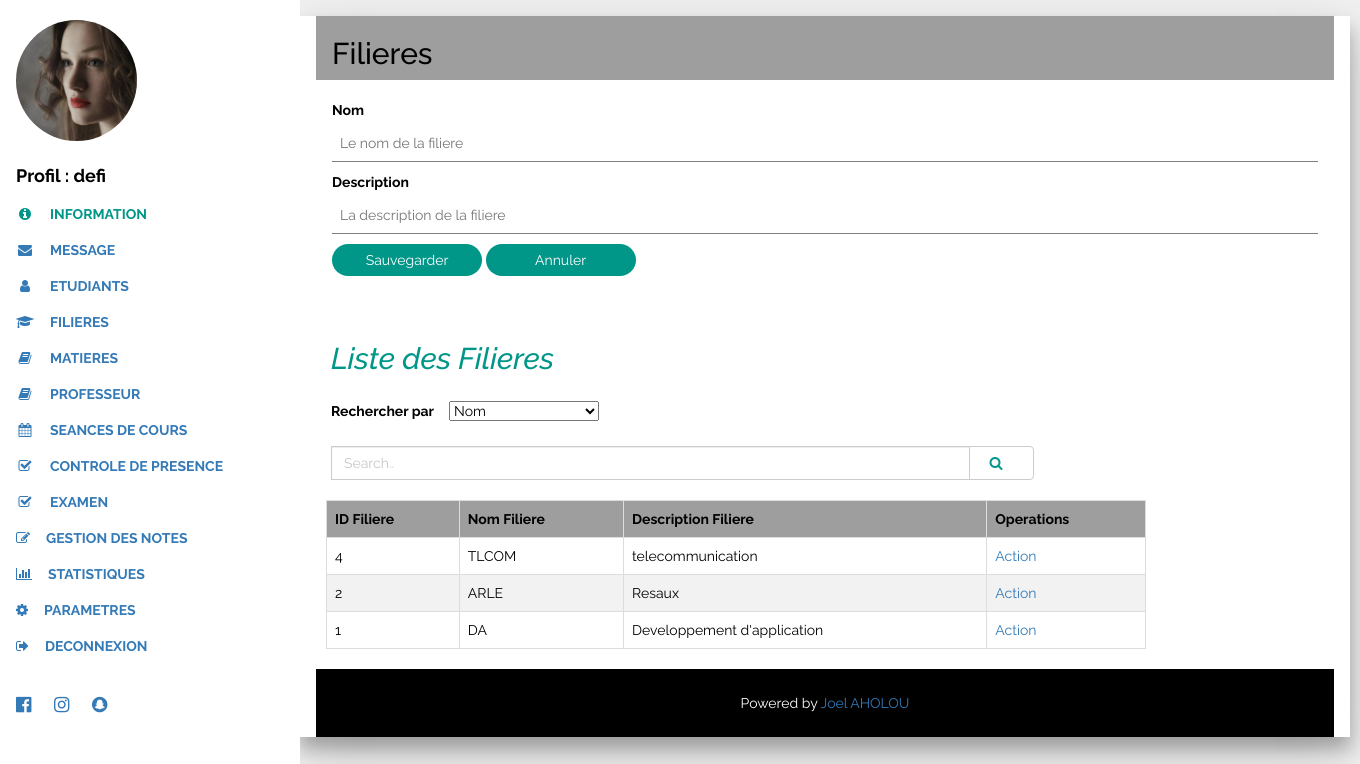
The app's page /index_etablissement_filiere.php?id=1 with its own data.
### tables this page shows
CREATE TABLE IF NOT EXISTS `etablissement` (
`id` int(11) NOT NULL,
  `pseudo` varchar(20) NOT NULL,
  `mail` varchar(60) NOT NULL,
  `motdepasse` varchar(90) NOT NULL
);

CREATE TABLE IF NOT EXISTS `filiere` (
`CodeFil` int(11) NOT NULL,
  `NomFil` varchar(100) DEFAULT NULL,
  `Desc_f` text NOT NULL
);

### index_etablissement_filiere.php (the view, shortened to what this page needs)
<?php
  $bdd = new PDO('mysql:host=127.0.0.1; dbname=scolarite1','root', '');
if (isset($_GET['id']))
  {
    $getid = intval($_GET['id']);
    $requser = $bdd->prepare('SELECT * FROM etablissement WHERE id = ? ');
    $requser->execute(array($getid));
    $userinfo=$requser->fetch();
?>
<!DOCTYPE html>
<html>
<link rel="stylesheet" href="w3.css">
<link rel="stylesheet" href="font-awesome.min.css">
<link rel="stylesheet" href="bootstrap.min.css">
<body class="w3-light-grey w3-content" style="max-width:1600px">
<nav class="w3-sidenav w3-collapse w3-white w3-animate-left" style="z-index:3;width:300px;" id="mySidenav"><br>
  <div class="w3-container">
    <img src="w3images/avatar_g2.jpg" style="width:45%;" class="w3-circle"><br><br>
    <h4 class="w3-padding-0"><b>Profil : <?php echo $userinfo['pseudo']; ?></b></h4>
	 <?php
                  if (isset($_SESSION['id']) AND $userinfo['id'] == $_SESSION['id']) {
                    ?>
  </div>
  <a href="#portfolio" onclick="w3_close()" class="w3-padding w3-text-teal"><i class="fa fa fa-info-circle fa-fw w3-margin-right"></i>INFORMATION</a>
  <a href="#about" onclick="w3_close()" class="w3-padding"><i class="fa fa-envelope fa-fw w3-margin-right"></i>MESSAGE</a>
	<a href="index_etablissement_etudiant.php?id=<?php echo ($_SESSION['id']);?>" onclick="w3_close()" class="w3-padding"><i class="fa  fa fa-user fa-fw w3-margin-right"></i>ETUDIANTS</a>
	<a href="index_etablissement_filiere.php?id=<?php echo ($_SESSION['id']);?>" onclick="w3_close()" class="w3-padding"><i class="fa  fa-mortar-board fa-fw w3-margin-right"></i>FILIERES</a>
	<a href="index_etablissement_matiere.php?id=<?php echo ($_SESSION['id']);?>" onclick="w3_close()" class="w3-padding"><i class="fa  fa fa-book fa-fw w3-margin-right"></i>MATIERES</a>
	<a href="index_etablissement_professeur.php?id=<?php echo ($_SESSION['id']);?>" onclick="w3_close()" class="w3-padding"><i class="fa  fa fa-book fa-fw w3-margin-right"></i>PROFESSEUR</a>
	<a href="index_etablissement_cours.php?id=<?php echo ($_SESSION['id']);?>" onclick="w3_close()" class="w3-padding"><i class="fa  fa fa-calendar fa-fw w3-margin-right"></i>SEANCES DE COURS</a>
   <a href="#" onclick="w3_close()" class="w3-padding"><i class="fa  fa fa-check-square-o fa-fw w3-margin-right"></i>CONTROLE DE PRESENCE</a>
   <a href="index_etablissement_type_examen.php?id=<?php echo ($_SESSION['id']); ?>" onclick="w3_close()" class="w3-padding"><i class="fa  fa fa-check-square-o fa-fw w3-margin-right"></i>EXAMEN</a>
   <a href="#" onclick="w3_close()" class="w3-padding"><i class="fa fa fa-edit w3-margin-right"></i>GESTION DES NOTES</a>
   <a href="#" onclick="w3_close()" class="w3-padding"><i class="fa fa fa-bar-chart-o w3-margin-right"></i>STATISTIQUES</a>
   <a href="#" onclick="w3_close()" class="w3-padding"><i class="fa fa fa-cog w3-margin-right"></i>PARAMETRES</a>
   <a href="deconnexion.php" onclick="w3_close()" class="w3-padding"><i class="fa fa fa-sign-out w3-margin-right"></i>DECONNEXION</a>
  <div class="w3-section w3-padding-top w3-large">
    <a href="#" class="w3-hover-white w3-hover-text-indigo w3-show-inline-block"><i class="fa fa-facebook-official"></i></a>
    <a href="#" class="w3-hover-white w3-hover-text-purple w3-show-inline-block"><i class="fa fa-instagram"></i></a>
    <a href="#" class="w3-hover-white w3-hover-text-yellow w3-show-inline-block"><i class="fa fa-snapchat"></i></a>
    <?php
                    }
                    ?>
  </div>
</nav>
<div class="w3-main" style="margin-left:300px">
  <div class="w3-panel w3-card-12 w3-margin-bottom w3-white" style="width:1050px;">
		<div class="w3-container w3-grey">
  <h2>Filieres</h2>
</div>
<br/>
<form class="w3-container" method="POST" action="" >
  <p>
              <label for="nom" >Nom</label>
              <input class="w3-input "  autocomplete="off" type="text" value="<?php if (isset($nom)) { echo $nom; } ?>" placeholder="Le nom de la filiere" id="nom" name="nom"></p>
              <p>
              <label for="des" >Description</label>
              <input class="w3-input" type="text"  value="<?php if (isset($des)) { echo $des; } ?>" autocomplete="off" placeholder="La description de la filiere" id="des" name="des"  ></p>
  <p><button type="sumit" name="forminscription" class="w3-btn w3-teal w3-round-xxlarge">Sauvegarder</button>
  <button type="reset" class="w3-btn w3-teal w3-round-xxlarge">Annuler</button></p>
</form><br/>
  <h2 class="w3-text-teal w3-padding-16" style="margin-left:15px;"><i>Liste des Filieres</i></h2>
  <?php
    $bdd = new PDO('mysql:host=127.0.0.1; dbname=scolarite1','root', '');
      $_select = $bdd->prepare("SELECT * FROM filiere order by Codefil desc");
    $_select->execute();
    ?>
	<form method="POST" action="">
  <div class="input-group">
  <label for="choix" style="margin-left:15px;">Rechercher par </label>
    <select class=""  style="width:150px; margin-left:15px;" name="choix">
      <option value="">Nom</option>
    </select><br/><br/>
    <input type="text" class="form-control" style="margin-left:15px; " name="search" value="<?php if (isset($search)) {echo ($search);} ?>" placeholder="Search..">
    <div class="input-group-btn">
      <button class="btn btn-default" style="margin-right:300px; margin-top:45px;" type="submit">
        <i class="fa fa-search fa-fw w3-margin-right w3-text-teal" style="margin-left:5px;" ></i>
      </button>
    </div>
  </div>
</form>
<br/>
 <div class="table-responsive ">
  <table style="width:820px; margin-left:10px;">
    <thead>
      <tr>
        <th>ID Filiere</th>
        <th>Nom Filiere</th>
        <th>Description Filiere</th>
        <th>Operations</th>
      </tr>
    </thead>
    <tbody>
     <?php  while ($s=$_select->fetch(PDO::FETCH_OBJ)) {
?>
      <tr>
        <td><?php echo $s->CodeFil;?></td>
        <td><?php echo $s->NomFil;?></td>
        <td><?php echo $s->Desc_f;?></td>
        <td>
       <a href="index_etablissement_filiere_action.php?CodeFil=<?php echo $s->CodeFil;?>" target="_parent"  style="text-decoration:none;">Action</a></td>
		     <?php
                    }
                    ?>
	</div>
  </table><br/>
</div>
  <div class="w3-black w3-center w3-padding-24">Powered by <a href="default.html" title="W3.CSS" target="_blank" class="w3-hover-opacity">Joel AHOLOU</a></div>
</div>
</body>
</html>
<?php
  }else{
    echo "Desole";
  }
?>

### index_etablissement_filiere.php (style rules this page uses)
body,h1,h2,h3,h4,h5,h6 { font-family: "Raleway", sans-serif }
.w3-sidenav a,.w3-sidenav h4 { font-weight:bold }
table { border-collapse: collapse; width: 100%; border: 1px solid #ddd; }
th, td { text-align: left; padding: 8px; border: 1px solid #ddd; }
tr:nth-child(even) { background-color: #f2f2f2 }
th { background-color: #9E9E9E; color: black; }
.w3-btn { width:150px; }

### records on screen
etablissement: pseudo "defi"
filiere: CodeFil "4", NomFil "TLCOM", Desc_f "telecommunication"
filiere: CodeFil "2", NomFil "ARLE", Desc_f "Resaux"
filiere: CodeFil "1", NomFil "DA", Desc_f "Developpement d'application"
